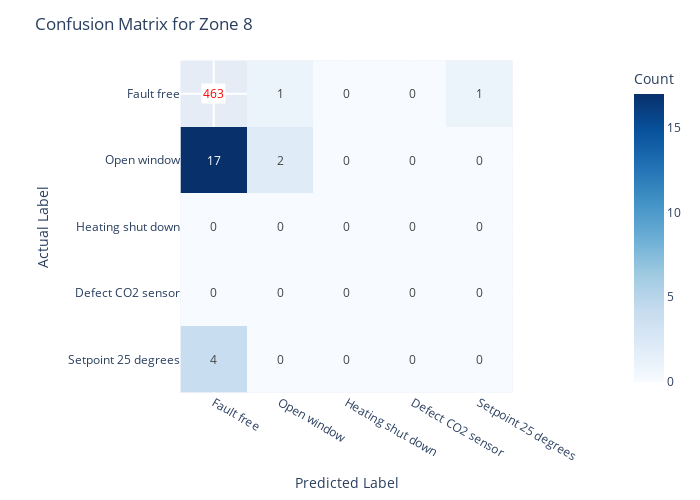

Source (notebook cell):
### Code cell
# Define all possible classes
all_classes = [0, 1, 2, 3, 4]  

# Compute confusion matrix with fixed labels
cm = confusion_matrix(test_y, y_pred, labels=all_classes)

# Convert to DataFrame
df_cm = pd.DataFrame(cm, index=all_classes, columns=all_classes)

# Create a copy for coloring — set [0,0] to NaN so it doesn't affect color scale
cm_for_plot = df_cm.copy()
cm_for_plot.iloc[0, 0] = np.nan  # exclude top-left from color scaling

# Create interactive Plotly heatmap
fig = px.imshow(
    cm_for_plot,
    text_auto=True,
    color_continuous_scale='Blues',
    labels=dict(x="Predicted", y="Actual", color="Count")
)

# Overlay the real value in top-left as custom annotation
fig.add_annotation(
    text=str(df_cm.iloc[0, 0]),  # Actual value
    x=0, y=0,
    showarrow=False,
    font=dict(color="red", size=12),
    bgcolor="white"
)

# Customize axis labels
fig.update_layout(
    title="Confusion Matrix for Zone 8",
    xaxis_title="Predicted Label",
    yaxis_title="Actual Label",
    xaxis=dict(
        tickmode='array',
        tickvals=[0, 1, 2, 3, 4],
        ticktext=[
            'Fault free', 'Open window', 'Heating shut down',
            'Defect CO2 sensor', 'Setpoint 25 degrees'
        ]
    ),
    yaxis=dict(
        tickmode='array',
        tickvals=[0, 1, 2, 3, 4],
        ticktext=[
            'Fault free', 'Open window', 'Heating shut down',
            'Defect CO2 sensor', 'Setpoint 25 degrees'
        ]
    ),
    width=700,
    height=500
)

# Show plot
fig.show()

### Figure 1 — Plotly figure (JSON) as saved in the notebook; plotly's stock layout.template omitted (floating-point values rounded to 4 significant figures)
{"data": [{"coloraxis": "coloraxis", "hovertemplate": "Predicted: %{x}<br>Actual: %{y}<br>Count: %{z}<extra></extra>", "name": "0", "texttemplate": "%{z}", "type": "heatmap", "x": [0, 1, 2, 3, 4], "xaxis": "x", "y": [0, 1, 2, 3, 4], "yaxis": "y", "z": [[null, 1, 0, 0, 1], [17, 2, 0, 0, 0], [0, 0, 0, 0, 0], [0, 0, 0, 0, 0], [4, 0, 0, 0, 0]]}], "layout": {"annotations": [{"bgcolor": "white", "font": {"color": "red", "size": 12}, "showarrow": false, "text": "463", "x": 0, "y": 0}], "coloraxis": {"colorbar": {"title": {"text": "Count"}}, "colorscale": [[0, "rgb(247,251,255)"], [0.125, "rgb(222,235,247)"], [0.25, "rgb(198,219,239)"], [0.375, "rgb(158,202,225)"], [0.5, "rgb(107,174,214)"], [0.625, "rgb(66,146,198)"], [0.75, "rgb(33,113,181)"], [0.875, "rgb(8,81,156)"], [1, "rgb(8,48,107)"]]}, "height": 500, "margin": {"t": 60}, "title": {"text": "Confusion Matrix for Zone 8"}, "width": 700, "xaxis": {"anchor": "y", "constrain": "domain", "domain": [0, 1], "scaleanchor": "y", "tickmode": "array", "ticktext": ["Fault free", "Open window", "Heating shut down", "Defect CO2 sensor", "Setpoint 25 degrees"], "tickvals": [0, 1, 2, 3, 4], "title": {"text": "Predicted Label"}}, "yaxis": {"anchor": "x", "autorange": "reversed", "constrain": "domain", "domain": [0, 1], "tickmode": "array", "ticktext": ["Fault free", "Open window", "Heating shut down", "Defect CO2 sensor", "Setpoint 25 degrees"], "tickvals": [0, 1, 2, 3, 4], "title": {"text": "Actual Label"}}}}
